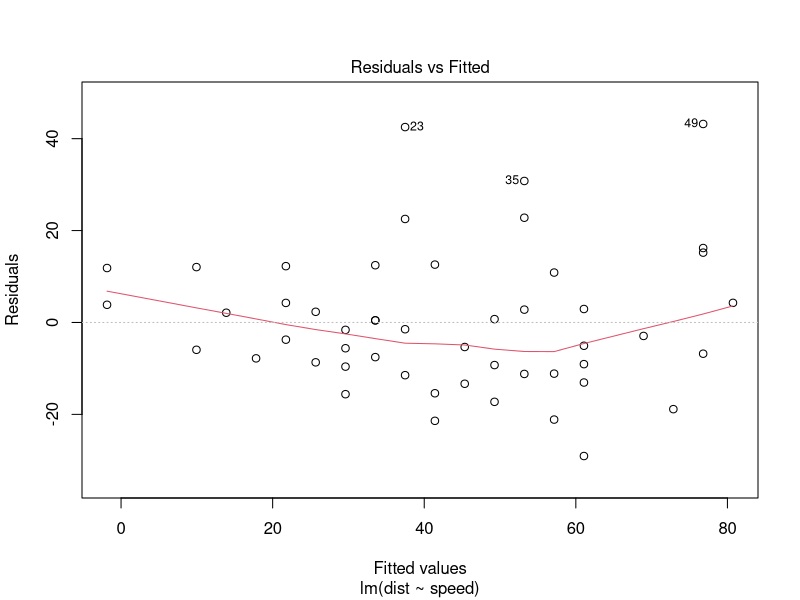

Recreate this plot in R.
# This example R script builds a linear model of distance vs speed 
# using the cars dataset then plots it.

args <- commandArgs(trailingOnly = TRUE)
# Load vehicle data
data(cars)

# Create linear model
lm <- lm(dist~speed, cars)

# plot linear model results
png('/mnt/0/plot.png')
plot(lm, 1)
